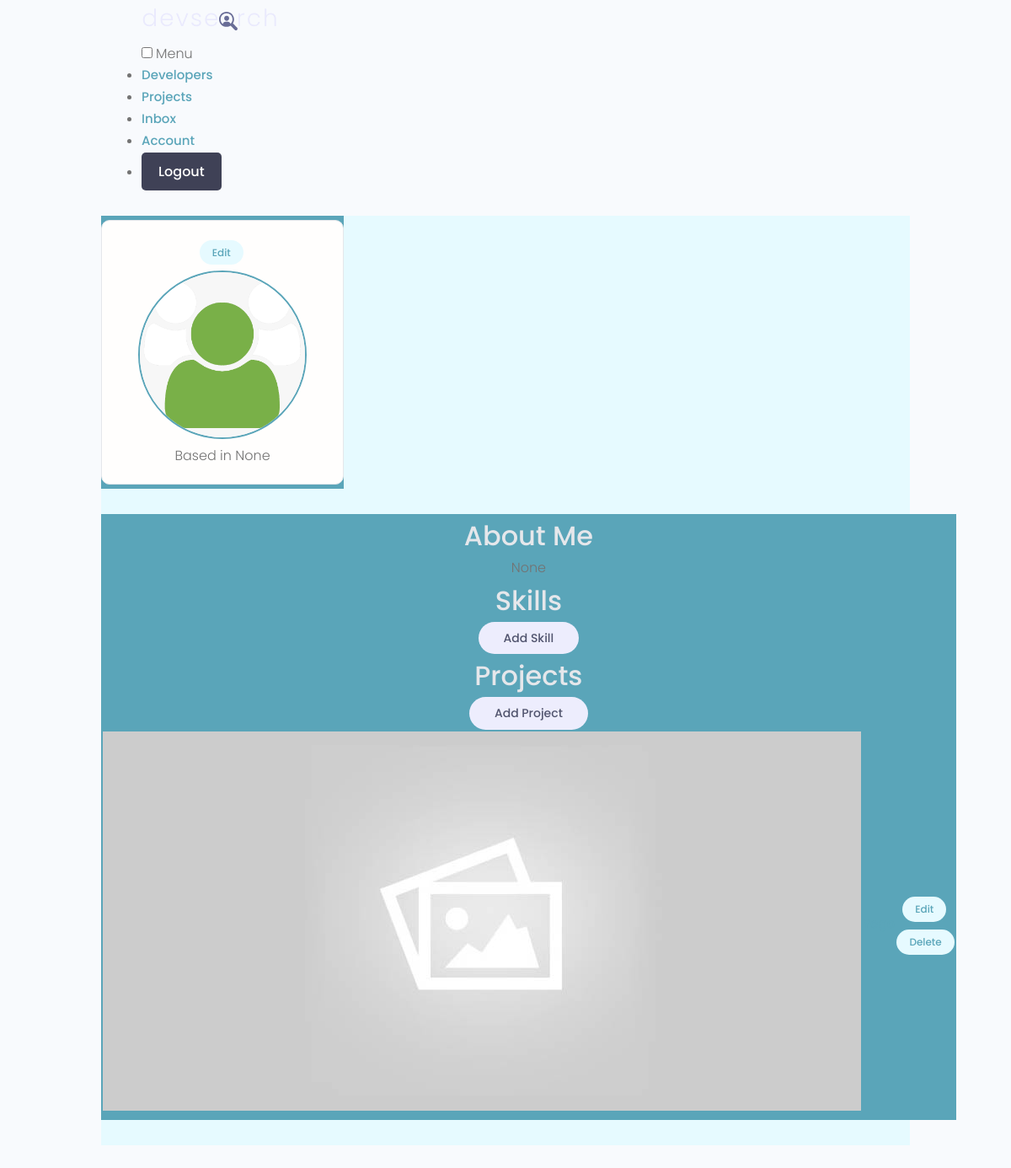
/account/ (signed in), run on the app's committed database.
### users/models.py (models this page shows, shortened)
class Profile(models.Model):
    user = models.OneToOneField(User, on_delete=models.CASCADE, null=True, blank=True)
    name = models.CharField(max_length=200,null=True,blank=True)
    email = models.EmailField(max_length=500,null=True,blank=True)
    username = models.CharField(max_length=200,null=True,blank=True)
    location = models.CharField(max_length=200,null=True,blank=True)
    short_into = models.CharField(max_length=200,null=True,blank=True)
    bio = models.TextField(null=True,blank=True)
    profile_image = models.ImageField(null=True,blank=True,upload_to='profiles/',default='profiles/profile.png')
    social_github = models.CharField(max_length=200,null=True,blank=True)
    social_twitter = models.CharField(max_length=200,null=True,blank=True)
    social_linkdin = models.CharField(max_length=200,null=True,blank=True)
    social_youtube = models.CharField(max_length=200,null=True,blank=True)
    social_website = models.CharField(max_length=200,null=True,blank=True)
    created = models.DateTimeField(auto_now_add=True)
    id = models.UUIDField(default=uuid.uuid4, unique=True, primary_key=True, editable=False)

### projects/models.py (models this page shows, shortened)
class Project(models.Model):
    owner = models.ForeignKey(Profile,null = True,blank=True ,on_delete=models.CASCADE)
    title = models.CharField(max_length=200)
    description  = models.TextField(null=True, blank=True)
    featured_image = models.ImageField(null=True,blank=True,default="default.jpg")
    demo_link = models.CharField(max_length=2000,null=True, blank=True)
    source_link = models.CharField(max_length=2000,null=True, blank=True)
    tags = models.ManyToManyField('Tag',blank=True)
    vote_total = models.IntegerField(default=0,null=True, blank=True)
    vote_ratio = models.IntegerField(default=0,null=True, blank=True)
    created = models.DateTimeField(auto_now_add=True)
    id = models.UUIDField(default=uuid.uuid4, unique=True, primary_key=True, editable=False)
    class Meta:
        ordering = ['-vote_ratio','-vote_total','title']
    @property
    def imageURL(self):
        try:
            url = self.featured_image.url
        except:
            url= ''
        return url

### users/views.py (the view)
# urls.py: path('account/',views.userAccount,name="account"),
@login_required(login_url='login')
def userAccount(request):
    profile = request.user.profile
    skills = profile.skills_set.all()
    projects = profile.project_set.all()
    context = {'profile':profile,'skills':skills,'projects':projects}
    return render(request, 'users/account.html',context)

### users/templates/users/account.html (shortened to what this page needs)
{% extends 'main.html' %} {% block content %}
<main class="settingsPage profile my-md">
  <div class="container">
    <div class="layout">
      <div class="column column--1of3">
        <div class="card text-center">
          <div class="card__body dev">
            <a
              class="tag tag--pill tag--main settings__btn"
              href="{% url 'edit-account' %}"
              > Edit</a
            >
            <img
              class="avatar avatar--xl dev__avatar"
              src="{{profile.profile_image.url}}"
            />
            <p class="dev__location">Based in {{profile.location}}</p>
          </div>
        </div>
      </div>
      <div class="column column--2of3">
        <div class="devInfo">
          <h3 class="devInfo__title">About Me</h3>
          <p class="devInfo__about">{{profile.bio}}</p>
        </div>
        <div class="settings">
          <h3 class="settings__title">Skills</h3>
          <a
            class="tag tag--pill tag--sub settings__btn tag--lg"
            href="{% url 'skill_form' %}"
            > Add Skill</a
          >
        </div>
        <div class="settings">
          <h3 class="settings__title">Projects</h3>
          <a
            class="tag tag--pill tag--sub settings__btn tag--lg"
            href="{% url 'create-project' %}"
            > Add Project</a
          >
        </div>
        <table class="settings__table">
          {% for project in projects %}
          <tr>
            <td class="settings__thumbnail">
              <a href="{% url 'project' project.id %}"
                ><img src="{{project.imageURL}}" alt="Project Thumbnail"
              /></a>
            </td>
            <td class="settings__tableInfo">
              <a href="{% url 'project' project.id %}">{{project.title}}</a>
            </td>
            <td class="settings__tableActions">
              <a
                class="tag tag--pill tag--main settings__btn"
                href="{% url 'update-project' project.id %}"
                > Edit</a
              >
              <a
                class="tag tag--pill tag--main settings__btn"
                href="{% url 'delete-project' project.id %}"
                > Delete</a
              >
            </td>
          </tr>
          {% endfor %}
        </table>
      </div>
    </div>
  </div>
</main>
{% endblock content %}

### static/uikit/app.css (style rules this page uses)
.layout { background: var(--color-main-light); }
.layout > .column, .grid > .column { color: var(--color-light); text-align: center; background: var(--color-main); }

### static/uikit/styles/modules/_variables.css (style rules this page uses)
:root { --color-main: #5aa5b9; --color-main-light: #e6faff; --color-sub: #3f4156; --color-sub-light: #51546e; --color-sub-lighter: #ededfd; --color-text: #737373; --color-gray: #8b8b8b; --color-light: #e5e7eb; --color-light-gray: #767676; --color-bg: #f8fafd; --color-white: #fffefd; --color-white-light: #f3f3f3; --color-success: #359e64; --color-success-bg: #def8e8; --color-error: #fc4b0b; --color-error-bg: #fff2ee; --font-base: 'Poppins', arial, helvetica, 'Segoe UI', roboto, ubuntu, sans-serif; --font-monospace: 'Fira Code', 'Courier New', courier, monospace; --font-regular: 300; --font-medium: 500; --font-bold: 700; --generic-shadow: 1px 1px 5px #00000010; --generic-transition: all 0.3s ease-in-out; }

### static/uikit/styles/modules/_base.css (style rules this page uses)
* { margin: 0; padding: 0; box-sizing: border-box; text-rendering: optimizeLegibility; color: inherit; font-size: inherit; }
html { font-size: 50%; }
@media only screen and (min-width: 480px) { html { font-size: 56.25%; } }
@media only screen and (min-width: 1200px) { html { font-size: 62.5%; } }
body { line-height: 1.6; font-weight: 400; font-size: 1.5rem; color: var(--color-text); background-color: var(--color-bg); min-height: 100vh; }

### static/uikit/styles/modules/_typography.css (style rules this page uses)
* { font-family: var(--font-base); }
h3 { font-size: 3.2rem; font-weight: var(--font-medium); }
p, span, strong { font-size: 1.6rem; color: var(--color-text); font-weight: var(--font-regular); }
a { padding-bottom: 2px; text-decoration: none; display: inline-block; color: var(--color-main); font-weight: var(--font-medium); }

### static/uikit/styles/modules/_utilities.css (style rules this page uses)
.container { width: 92%; max-width: 165rem; margin: 0 auto; box-sizing: border-box; }
@media screen and (min-width: 1000px) { .container { width: 90%; } }
@media screen and (min-width: 1200px) { .container { width: 80%; } }
.text-center { text-align: center; }
.my-md { margin: 3rem auto; }

### static/uikit/styles/modules/_avatar.css (style rules this page uses)
.avatar { border-radius: 50%; border: 2px solid var(--color-main); object-fit: cover; }
.avatar--xl { height: 20rem; width: 20rem; }

### static/uikit/styles/modules/_card.css (style rules this page uses)
.card { border-radius: 1rem; background-color: var(--color-white); border: 1.5px solid var(--color-light); width: auto; height: auto; margin-top: 0.5rem; margin-bottom: 0.5rem; overflow: hidden; }
.card__body, .card__header { padding: 2rem 2.5rem; }

### static/uikit/styles/modules/_tag.css (style rules this page uses)
.tag { display: inline-flex; align-items: center; background-color: var(--color-sub); height: -webkit-fit-content; height: -moz-fit-content; height: fit-content; width: -webkit-fit-content; width: -moz-fit-content; width: fit-content; border-radius: 0.5rem; padding: 0.5rem 1.5rem; font-size: 1.2rem; cursor: pointer; }
.tag:not(:last-child) { margin-right: 0.25rem; margin-bottom: 0.75rem; }
.tag--pill { border-radius: 5rem; }
.tag--main, .tag--main > small { background: var(--color-main-light); color: var(--color-main); font-weight: 500; }
.tag--sub, .tag--sub > small { background: var(--color-sub-lighter); color: var(--color-sub-light); font-weight: 500; }
.tag--lg { padding: 0.8rem 3rem; font-size: 1.4rem; }

### static/uikit/styles/modules/_layout.css (style rules this page uses)
.layout { display: flex; flex-flow: row wrap; justify-content: space-between; }
.layout > .column { margin-bottom: 3rem; }
.layout > .column.column--1of3 { flex-basis: 30%; }
.layout > .column.column--2of3 { flex-basis: 64%; }

### data on the page
Profile: profile_image (placeholder picture), location "None", bio "None"
Project: imageURL (placeholder picture)
